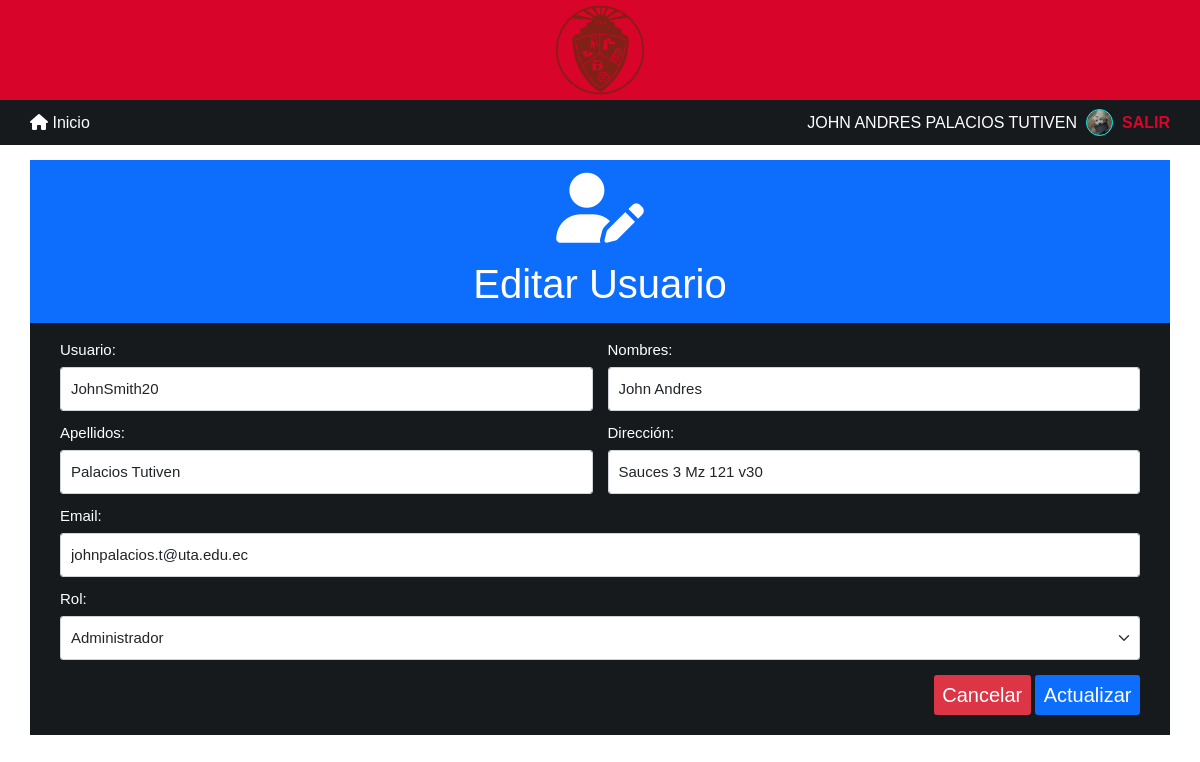
The app's page /views/crud/usuario/update.php?ID=1 (signed in) with its own data.
### tables this page shows
CREATE TABLE `usuario` (
  `ID_Usuario` bigint NOT NULL,
  `ID_Persona` bigint DEFAULT NULL,
  `ID_Rol` bigint DEFAULT NULL,
  `Usuario` varchar(100) DEFAULT NULL,
  `Email` varchar(100) DEFAULT NULL
);

CREATE TABLE `persona` (
  `ID_Persona` bigint NOT NULL,
  `Nombre` varchar(100) DEFAULT NULL,
  `Apellidos` varchar(100) DEFAULT NULL,
  `Direccion` varchar(150) DEFAULT NULL
);

### views/crud/usuario/update.php (the view, shortened to what this page needs)
<?php
include "../../../model/middleware.php";
$ID_Usuario = intval($_GET['ID']);
$consultaUsuario = $conexion->query("SELECT * FROM usuario WHERE ID_Usuario = '$ID_Usuario'")->fetch_object();
if ($consultaUsuario !== null) {
    $consultaPersona = $conexion->query("SELECT * FROM persona WHERE ID_Persona = '$consultaUsuario->ID_Persona'")->fetch_object();
}
?>
<!DOCTYPE html>
<html lang="en">
<head>
   <?php include "../resources.php" ?>
</head>
<body>
   <?php include "../header.php" ?>
   <main class="p-4">
      <div class="container-lg bg-primary-dark">
         <div class="row rounded rounded-top">
            <div class="col-lg-12 bg-primary-blue text-white text-center grid p-3">
               <i class="fa-solid fa-user-pen icono my-1"></i>
               <h1 class="text-black mt-4 signature">Editar Usuario</h1>
            </div>
            <div class="col-lg-12 px-5">
               <form action="" method="post">
                  <div class="row my-4">
                     <div class="col-lg-6 col-sm-6 mb-3">
                        <label for="usuario" class="form-label text-white fs-4">Usuario:</label>
                        <input type="text" class="form-control form-control-lg p-3 fs-4" id="usuario" name="usuario"
                           placeholder="Nombre de Usuario" value="<?php echo $consultaUsuario->Usuario; ?>" required>
                     </div>
                     <div class="col-lg-6 col-sm-6 mb-3">
                        <label for="nombres" class="form-label text-white fs-4">Nombres:</label>
                        <input type="text" class="form-control form-control-lg p-3 fs-4" id="nombres" name="nombres"
                           placeholder="Ingrese sus Nombres" value="<?php echo $consultaPersona->Nombre; ?>" required>
                     </div>
                     <div class="col-lg-6 col-sm-6 mb-3">
                        <label for="apellidos" class="form-label text-white fs-4">Apellidos:</label>
                        <input type="text" class="form-control form-control-lg p-3 fs-4" id="apellidos" name="apellidos"
                           placeholder="Ingrese sus Apellidos" value="<?php echo $consultaPersona->Apellidos; ?>"
                           required>
                     </div>
                     <div class="col-lg-6 col-sm-6 mb-3">
                        <label for="direccion" class="form-label text-white fs-4">Dirección:</label>
                        <input type="text" class="form-control form-control-lg p-3 fs-4" id="direccion" name="direccion"
                           placeholder="Ingrese su Dirección Domiciliaria"
                           value="<?php echo $consultaPersona->Direccion; ?>" required>
                     </div>
                     <div class="col-lg-12 col-sm-6 mb-3">
                        <label for="email" class="form-label text-white fs-4">Email:</label>
                        <input type="email" class="form-control form-control-lg p-3 fs-4" id="email" name="email"
                           placeholder="Ingrese su Correo Electrónico" value="<?php echo $consultaUsuario->Email; ?>"
                           required>
                     </div>
                     <div class="col-lg-12 col-sm-6 mb-3">
                        <label for="rol" class="form-label text-white fs-4">Rol:</label>
                        <select name="rol" class="form-select form-control form-control-lg p-3 fs-4">
                           <option value="1" <?php if ($consultaUsuario->ID_Rol == '1') {
    echo ' selected="selected"';
}
?>>Administrador</option>
                        </select>
                     </div>
                     <div class="col-lg-12 text-end my-2 ">
                        <a class="btn btn-danger fs-2" href="index.php">
                           Cancelar
                        </a>
                        <button class="btn btn-primary fs-2" id="submit__button" type="submit" name="submit">Actualizar
                        </button>
                     </div>
                  </div>
               </form>
            </div>
         </div>
      </div>
   </main>
</body>
</html>

### css/framework.css (style rules this page uses)
:root { --FS-heading: 4rem; --FS-subheading: 3rem; --FS-general: 1.6rem; --CL-white: white; --CL-black: black; --CL-primary-red: #d90429; --CL-primary-dark: #161a1d; --CL-primary-blue: #0d6efd; --CL-aqua: aqua; --FF-signature: "Frest Style", sans-serif; --FF-general: "Poppins", sans-serif; }
html { font-size: 62.5%; scroll-behavior: smooth; }
*, *::after, *::before { margin: 0; padding: 0; box-sizing: border-box; }
* { transition: 0.2s all; }
body { min-height: 100vh; width: 100%; font-size: var(--FS-general); font-family: var(--FF-general); }
a { text-decoration: none; }
.grid { display: grid; }
.text-center { text-align: center; }
.icono { font-size: 7rem; }
.bg-primary-dark { background-color: var(--CL-primary-dark); }
.bg-primary-blue { background-color: var(--CL-primary-blue); }
.signature { font-family: var(--FF-signature); font-size: calc(var(--FS-heading)); }

### views/crud/usuario/update.php (style rules this page uses)
.icono { font-size: 7rem; }

### records on screen
usuario: usuario "JohnSmith20", email "johnpalacios.t@uta.edu.ec", rol "Administrador"
persona: nombres "John Andres", apellidos "Palacios Tutiven", direccion "Sauces 3 Mz 121 v30"

### other values on screen
$_SESSION['NOMBRES'] "JOHN ANDRES PALACIOS TUTIVEN"
